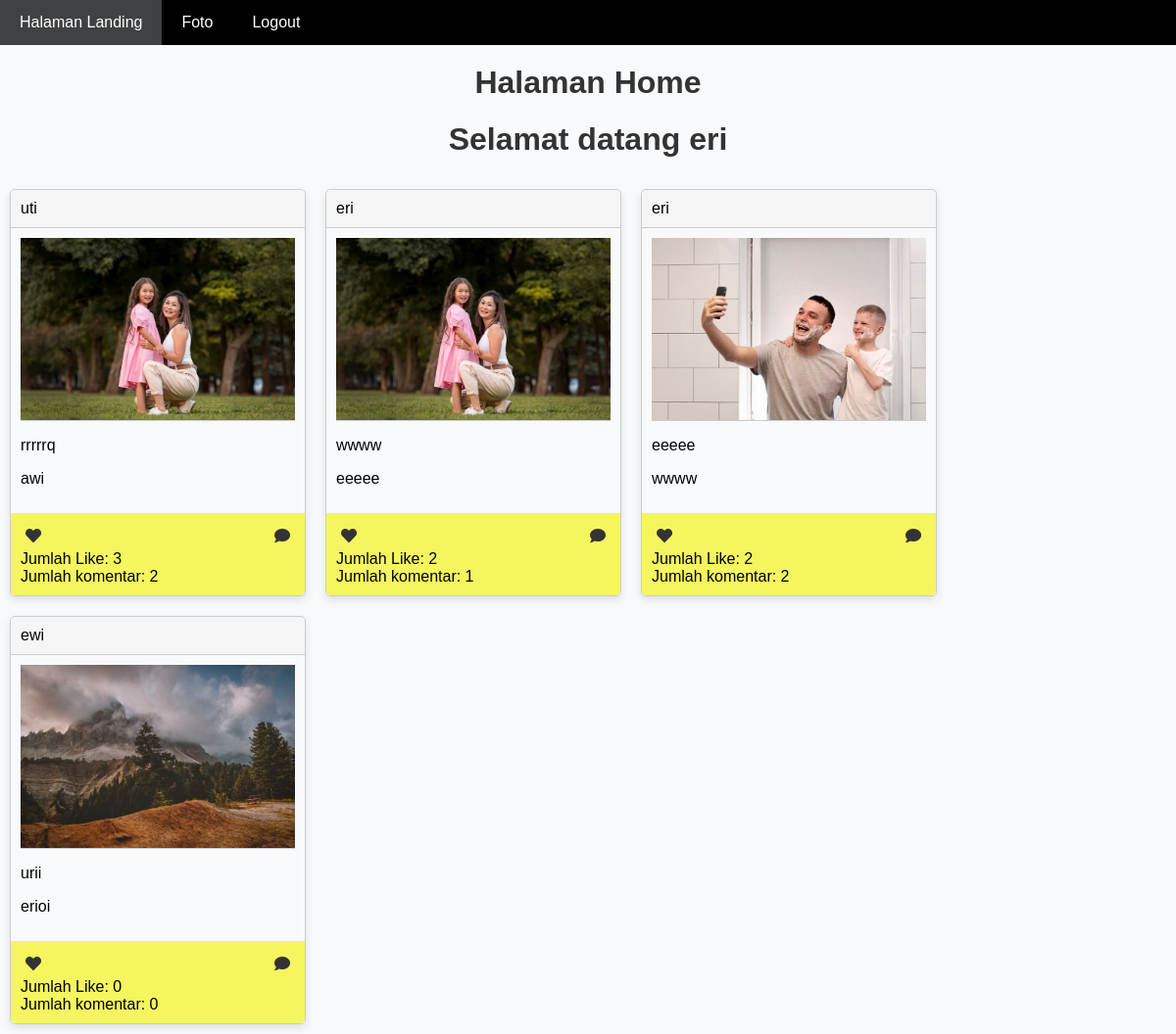
The page /ujikomAlfan/home.php (signed in) on the database its author committed.
### tables this page shows
CREATE TABLE `foto` (
  `fotoid` int(11) NOT NULL,
  `judulfoto` varchar(255) NOT NULL,
  `deskripsifoto` text NOT NULL,
  `tanggalunggah` date NOT NULL,
  `lokasifile` varchar(255) NOT NULL,
  `userid` int(11) NOT NULL
);

CREATE TABLE `user` (
  `userid` int(11) NOT NULL,
  `username` varchar(255) NOT NULL,
  `password` varchar(255) NOT NULL,
  `email` varchar(255) NOT NULL,
  `namalengkap` varchar(255) NOT NULL,
  `alamat` text NOT NULL
);

### ujikomAlfan/home.php (the view, shortened to what this page needs)
<!DOCTYPE html>
<html lang="en">
<head>
    <link rel="stylesheet" href="style.css">
    <link rel="stylesheet" href="https://cdnjs.cloudflare.com/ajax/libs/font-awesome/5.15.3/css/all.min.css">
</head>
<body>
    <ul style="background-color: black;">
        <li><a class="active"  href="index.php">Halaman Landing</a></li>
        <li><a href="foto.php">Foto</a></li>
        <li><a href="logout.php">Logout</a></li>
    </ul>
    <h1>Halaman Home</h1>
    <h1>Selamat datang <b><?=$_SESSION['namalengkap']?></b></h1>
<?php
include "koneksi.php";
$sql = mysqli_query($conn, "SELECT * FROM foto,user WHERE foto.userid=user.userid");
while ($data = mysqli_fetch_array($sql)) {
?>
    <div class="card">
        <div class="card-header">
        <?=$data['namalengkap']?>
        </div>
        <div class="card-body">
            <img src="gambar/<?=$data['lokasifile']?>" class="card-img" alt="<?=$data['judulfoto']?>">
            <p><?=$data['judulfoto']?></p>
            <p><?=$data['deskripsifoto']?></p>
        </div>
        <div class="card-footer">
            <div class="card-actions">
                <a href="like.php?fotoid=<?=$data['fotoid']?>" class="icon-button"><i class="fas fa-heart"></i></a>
                <a href="komentar.php?fotoid=<?=$data['fotoid']?>" class="icon-button"><i class="fas fa-comment"></i></a>
            </div>
            <div>
                Jumlah Like:
                <?php
                    $fotoid = $data['fotoid'];
                    $sql2 = mysqli_query($conn, "SELECT * FROM likefoto WHERE fotoid='$fotoid'");
                    echo mysqli_num_rows($sql2);
                ?>
            </div>
            <div>
                Jumlah komentar:
                <?php
                    $fotoid = $data['fotoid'];
                    $sql2 = mysqli_query($conn, "SELECT * FROM komentarfoto WHERE fotoid='$fotoid'");
                    echo mysqli_num_rows($sql2);
                ?>
            </div>
        </div>
    </div>
<?php
}
?>
</body>
</html>

### ujikomAlfan/style.css (style rules this page uses)
body { font-family: Arial, sans-serif; background-color: #f8f9fa; margin: 0; padding: 0; }
ul { list-style-type: none; margin: 0; padding: 0; overflow: hidden; }
li { float: left; }
li a { display: block; color: white; text-align: center; padding: 14px 20px; text-decoration: none; transition: background-color 0.3s ease; }
.active { background-color: #4d4e4e; }
h1 { text-align: center; color: #333; margin-top: 20px; }
img { display: block; margin: 0 auto; max-width: 100%; height: auto; }
.icon-button { display: inline-block; color: #1b1c1d; padding: 8px 12px; border: none; border-radius: 4px; cursor: pointer; text-decoration: none; transition: color 0.3s ease; }

### ujikomAlfan/home.php (style rules this page uses)
.card { width: 300px; float: left; border: 1px solid #ccc; border-radius: 5px; margin: 10px; box-shadow: 0 4px 8px rgba(0, 0, 0, 0.1); }
.card-header { padding: 10px; background-color: #f5f5f5; border-bottom: 1px solid #ccc; border-top-left-radius: 5px; border-top-right-radius: 5px; }
.card-body { padding: 10px; }
.card-img { width: 100%; height: auto; border-bottom: 1px solid #ccc; }
.card-footer { padding: 10px; background-color: #f5f55f; border-bottom-left-radius: 5px; border-bottom-right-radius: 5px; }
.card-actions { display: flex; justify-content: space-between; }
.icon-button { text-decoration: none; color: #333; padding: 5px; }

### rows shown on the page
foto: userid.namalengkap "uti", lokasifile (picture), judulfoto "rrrrrq", deskripsifoto "awi", mysqli_num_rows($sql2) "3", mysqli_num_rows($sql2) "2"
foto: userid.namalengkap "eri", lokasifile (picture), judulfoto "wwww", deskripsifoto "eeeee", mysqli_num_rows($sql2) "2", mysqli_num_rows($sql2) "1"
foto: userid.namalengkap "eri", lokasifile (picture), judulfoto "eeeee", deskripsifoto "wwww", mysqli_num_rows($sql2) "2"
foto: userid.namalengkap "ewi", lokasifile (picture), judulfoto "urii", deskripsifoto "erioi", mysqli_num_rows($sql2) "0"

### other values the page prints
$_SESSION['namalengkap'] "eri"
